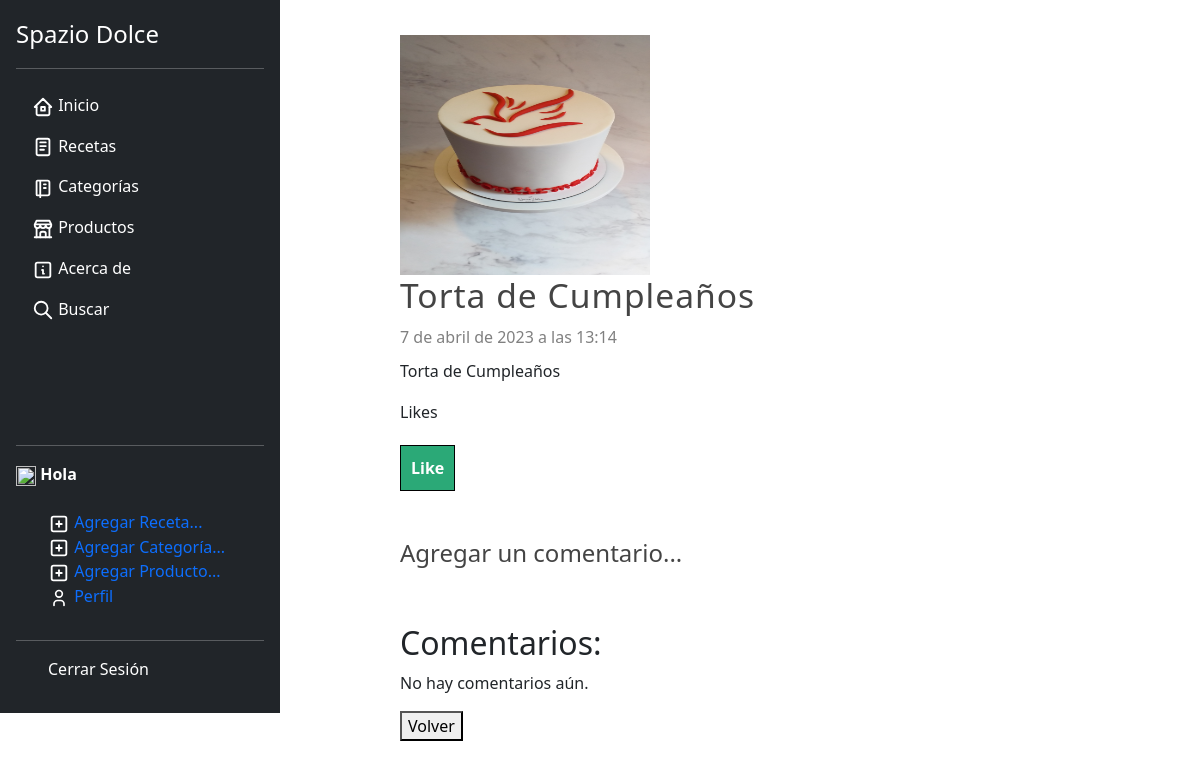
/articulo/121, run on the app's committed database.
### blog/models.py (models this page shows, shortened)
class Article(models.Model):
    title = models.CharField(max_length=150, verbose_name='Título')
    content = RichTextField(verbose_name='Contenido')
    image = models.ImageField(default = 'null', verbose_name='Imagen',upload_to="articles")
    public = models.BooleanField(verbose_name='Publicado?')
    author = models.ForeignKey(User, on_delete=models.CASCADE,null=True, blank=True)
    categories = models.ManyToManyField(Category, verbose_name='Categorías', blank= True)
    created_at = models.DateTimeField(auto_now_add=True, verbose_name='Creado el')
    updated_at = models.DateTimeField(auto_now= True, verbose_name='Editado el')
    likes_count = models.PositiveIntegerField(default=0)
    class Meta:
        verbose_name = 'Artículo'
        verbose_name_plural = 'Artículos'
        ordering = ['-created_at']

### blog/views.py (the view)
# urls.py: path('articulo/<int:article_id>', views.article, name = 'article'),
def article(request, article_id):
    article = get_object_or_404(Article, id =article_id)
    return render(request, 'articles/detail.html',{
        'article' : article,
   })

### blog/processor.py (called while the page is built)
def get_categories(request):
    categories_in_use = Article.objects.filter(public = True).values_list('categories',flat = True)
    categories = Category.objects.filter(id__in =categories_in_use).values_list('id','name')
    return {
        'categories' : categories,
        'categories_in_use' :categories_in_use
    }

### pages/context_processors.py (called while the page is built)
def get_pages(request):
    pages = Page.objects.filter(visible = True).order_by("order").values_list('id','title', 'slug')
    return {
        'pages' : pages
    }

### blog/templates/articles/detail.html (shortened to what this page needs)
{% extends 'layouts/layout.html'%}
{%block content %}
{% if article.image != 'null' and article.image.url|length >= 1 %}
<div class ="image">
    <img src = "{{article.image.url}}" />
</div>
{% endif%}
    <h1 class ="title">{{article.title}}</h1>
    <span class = "date">{{article.created_at}}</span>
    <p class = "content">
        {{article.content| safe}}
    </p>
    <p>{{ likes_count }} Likes</p>
    <form action="{% url 'like_article' article.id %}" method="POST">
        <button type="submit">Like</button>
    </form>
    <br/><br/>
    <a href="{% url 'crear_comentario' article.id %}"><h4>Agregar un comentario...</h4></a>
    <br/><br/>
    <h2>Comentarios:</h2>
    {% for comment in article.comments.all %}
      <strong><p>{{ comment.author }} | {{ comment.created_on }} </strong>
      <p>{{ comment.content }}</p>
      <hr>
    {% empty %}
      <p>No hay comentarios aún.</p>
    {% endfor %}
    <a href="{% url 'list_articles' %}"><button>Volver</button></a>
{% endblock %}

### mainapp/static/css/styles.css (style rules this page uses)
* { text-decoration: none !important; list-style: none; }
.title { color:#444; letter-spacing: 1px; font-size: 30px; margin-bottom: 10px; margin-top: 5px; font-size: 2.1rem; }
.date { display: block; margin-top: 10px; margin-bottom: 10px; color:grey; }
.content { line-height: 25px; }
img { height: 240px !important; width: 250px !important; align-items: center; }
.box a { color: #444; }
.box .image { float:left; margin-right: 40px; }
.box .image img { width:100%; }
.box form input[type="submit"], .box form input[type="button"], .box form button { padding:10px; margin-top:5px; background-color: #2ba977; color: white; font-weight: bold; border:1px solid black; transition: 300ms all; }

### data on the page
Article: image (picture), title "Torta de Cumpleaños", created_at "7 de abril de 2023 a las 13:14", content "Torta de Cumpleaños"
